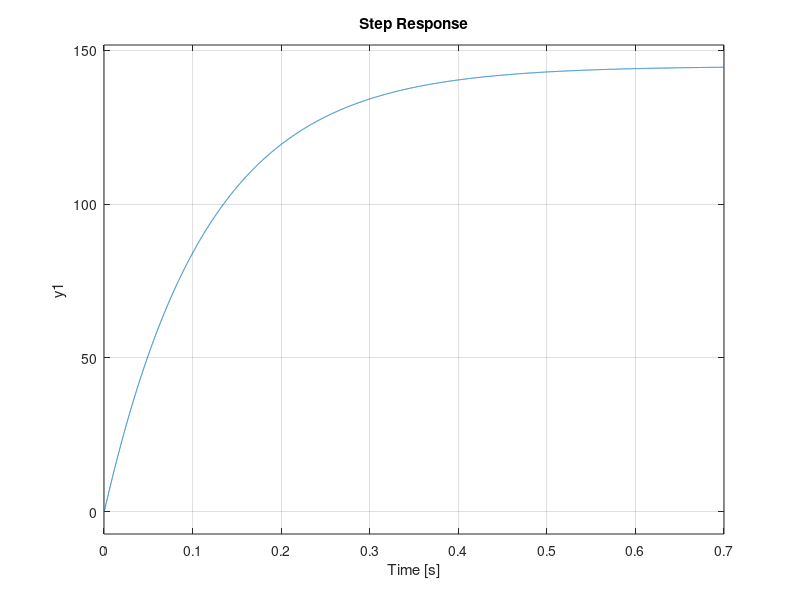
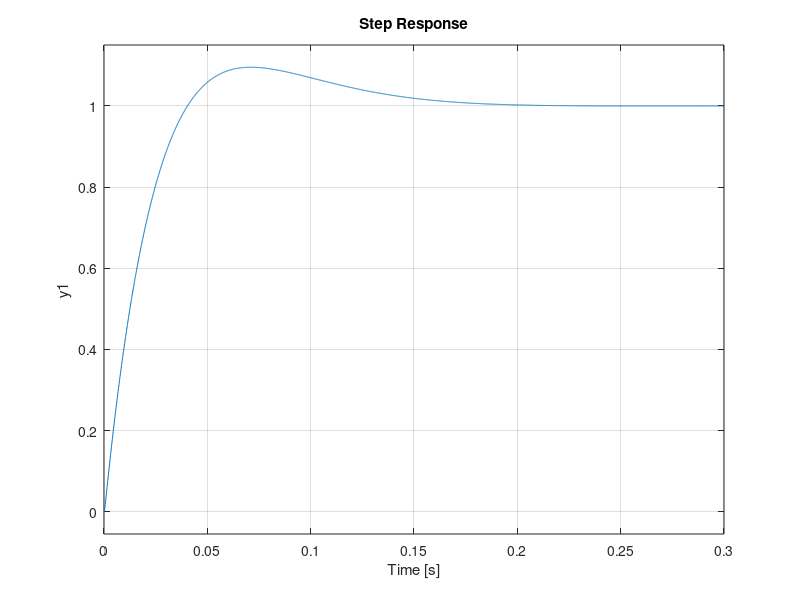

Recreate these plots in MATLAB, in order. (Note: this script raises an error after producing the figures.)
%SETTING PARAMETER FOR MOTOR
b=1.02633E-07;
% J =6.5e-8; %moment of inertia of the rotor 
 J =9e-8; %moment of inertia of the rotor 
%  J = 6e-8;
% K = 0.0036; %electromotive force constant (Ke) = motor torque constant(Kt)=K
K = 0.003; %electromotive force constant (Ke) = motor torque constant(Kt)=K
R = 13.24; %electric resistance
L = 0.00362; %electric inductance       
pre_speed = 50;

%SETTING FOR SIMULATION SYSTEM
en_delay = 1;
delay_t = 0.0025; %only work when en_delay =1;

%based on http://ctms.engin.umich.edu/CTMS/index.php?example=MotorSpeed&section=SystemModeling
%we can build a transfer function for the motor in S domain
s = tf('s');
P_motor = K*0.5/((J*s+b)*(L*s+R)+K^2);

% zpk(P_motor)
% ltiview('step', P_motor, 0:0.005:2);
 figure;
step(P_motor);

%PI controller parameter should match with real controller in OUSB board
% Kp = 0.06;
% Kp = 0.1; %20170314
%   Kp = 0.046378;
%  Ki = 2.6969;
%  Kp = 0.046378;
Kp = 0.04;
Ki=0.9;
C = pid(Kp,Ki)

sys_cl = feedback(C*P_motor,1);
figure;
step(sys_cl);
 
%this part is to convert S-domain to Z-domain
Ts = 0.01; %sampling time  = 10ms
z = tf('z',Ts);
dP_motor = c2d(P_motor,Ts,'zoh');
dC = c2d(C,Ts,'tustin');

% dC = 0.02*(z-0.78)/(z-1);
sys_cl = feedback(dC*dP_motor,1);
[A,B,C,D] =ssdata(dC);
% figure;
opt = stepDataOptions('InputOffset',11,'StepAmplitude',50-11);
figure;
step(sys_cl,opt);